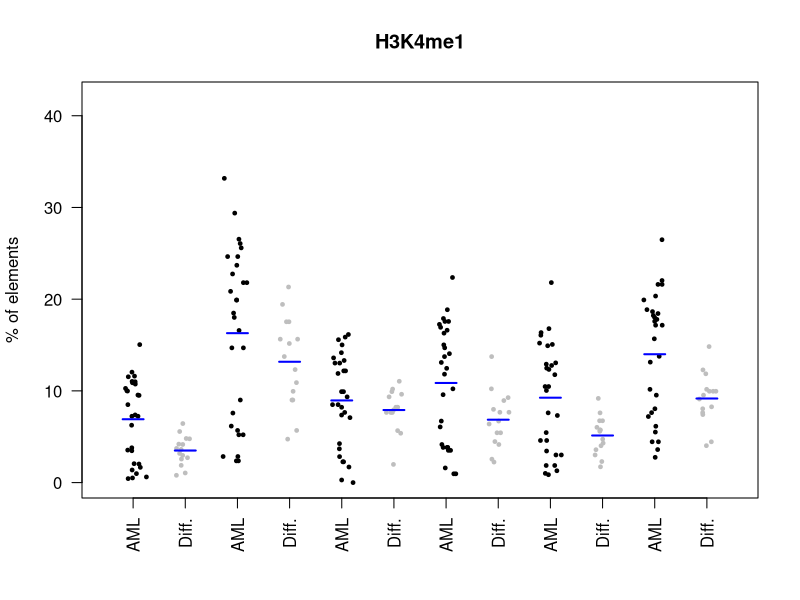

This chart was generated by the following R code:
##Plots percentage of elements from each LTR family that overlap different histone marks

setwd('~/Deniz_2019_AML/ChIP-seq')


##get overlap data

k27ac = read.delim('./LTR_histone_overlaps/allLTR_H3K27ac_overlaps.txt',as.is=T)
k4me1 = read.delim('./LTR_histone_overlaps/allLTR_H3K4me1_overlaps.txt',as.is=T)
k4me3 = read.delim('./LTR_histone_overlaps/allLTR_H3K4me3_overlaps.txt',as.is=T)
k9me3 = read.delim('./LTR_histone_overlaps/allLTR_H3K9me3_overlaps.txt',as.is=T)
overlap = list(k27ac,k4me1,k4me3,k9me3)
names(overlap) = c('H3K27ac','H3K4me1','H3K4me3','H3K9me3')


##simplify

overmat = lapply(overlap, function(x) {
	mat = as.matrix(x[,-c(1:6)]>0)
	rownames(mat) = unlist(lapply(strsplit(x$name,split='_'),function(y) y[1]))
	return(mat)
})


##add promoter/enhancer classification

overmat$promoter = overmat$H3K27ac & overmat$H3K4me3
overmat$enhancer = overmat$H3K27ac & overmat$H3K4me1


##get % elements per family

prop = lapply(overmat, function(x) {
	fam = factor(rownames(x))
	p = apply(x,2,function(y) {
		tapply(y,fam,sum)/tapply(y,fam,length)*100
	})
})



##plot % of elements with mark

mark = 'H3K4me1'

mdata = prop[[mark]]
aml.col = grepl('AML',colnames(mdata))
diff.col = grepl('Macro',colnames(mdata)) | grepl('Mono',colnames(mdata))

quartz(w=5.2,h=3.8)
plot(NA,NA,xlim=c(0.5,12.5),ylim=c(0,42),las=1,xaxt='n',
 xlab='',ylab='% of elements',main=mark)
for (i in 1:nrow(mdata)) {
	points(rnorm(sum(aml.col),mean=i*2-1,sd=0.1),mdata[i,aml.col],pch=19,cex=0.5,col='black')
	lines(c(i*2-1.2,i*2-0.8),rep(mean(mdata[i,aml.col]),2),lwd=2,col='blue')
	points(rnorm(sum(diff.col),mean=i*2,sd=0.1),mdata[i,diff.col],pch=19,cex=0.5,col='grey')
	lines(c(i*2-0.2,i*2+0.2),rep(mean(mdata[i,diff.col]),2),lwd=2,col='blue')
}
axis(1,at=1:12,labels=rep(c('AML','Diff.'),6),las=2)


##Wilcoxon tests

p = apply(mdata,1,function(x) wilcox.test(x[aml.col],x[diff.col])$p.val)
p.adjust(p,method='BH')


